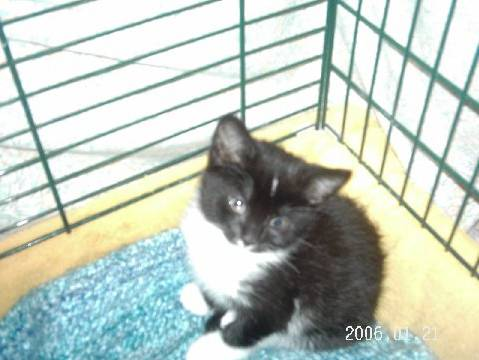
#> input picture training_set/training_set/cats/cat.1062.jpg, 479 x 360 px, found by its file name; its folder holds only this picture in this run
$ python cat_dogs_ml_svm.py
#> lines starting #> are read from the running program, lines starting #| are printed output that depends on the picture
#!/usr/bin/env python3
"""
svm_raw_pixels.py

Ham piksel (64x64 grayscale -> 4096 boyut) kullanarak SVM ile kedi/köpek sınıflandırması.
Kullanım:
    python svm_raw_pixels.py

Ayarlar dosyanın içinde (TRAIN_PATH, TEST_PATH, IMG_SIZE).
Gerekli paketler:
    pip install numpy opencv-python scikit-learn joblib
"""
import os
import cv2
import numpy as np
from collections import Counter
from sklearn.svm import LinearSVC
from sklearn.preprocessing import StandardScaler
from sklearn.decomposition import PCA
from sklearn.model_selection import GridSearchCV
from sklearn.metrics import classification_report, accuracy_score, confusion_matrix
import joblib
import warnings

# Ayarlar — öncelikle sabit, mutlak yollara bak (VS Code cwd sorunlarını önlemek için)
BASE_DIR = os.path.dirname(os.path.abspath(__file__))
# Kullanıcının verdiği kesin yollar
TRAIN_PATH = r"C:\Users\ataka\Desktop\MachineLearningProject\training_set\training_set"
TEST_PATH = r"C:\Users\ataka\Desktop\MachineLearningProject\test_set\test_set"
# Eğer sabit yollar bulunamazsa repo-ilişkili yollara geri dön
if not os.path.exists(TRAIN_PATH):
    TRAIN_PATH = os.path.join(BASE_DIR, 'training_set', 'training_set')
if not os.path.exists(TEST_PATH):
    TEST_PATH = os.path.join(BASE_DIR, 'test_set', 'test_set')
CATEGORIES = ['cats', 'dogs']
IMG_SIZE = 64  # (cat_dogs_ml.py ile aynı)
USE_PCA = False  # Ham piksel isteğe bağlı PCA ile boyut azaltma (default False)

def load_images_as_flat(data_path):
    X = []
    y = []
    for idx, cat in enumerate(CATEGORIES):
        folder = os.path.join(data_path, cat)
        if not os.path.exists(folder):
            print(f"[UYARI] Klasör bulunamadı: {folder}")
            continue
        filenames = os.listdir(folder)
        count = 0
        for fname in filenames:
            if not fname.lower().endswith(('.jpg', '.jpeg', '.png')):
                continue
            p = os.path.join(folder, fname)
            img = cv2.imread(p, cv2.IMREAD_GRAYSCALE)
            if img is None:
                continue
            img = cv2.resize(img, (IMG_SIZE, IMG_SIZE))
            vec = img.flatten()  # 64*64 = 4096
            X.append(vec)
            y.append(idx)
            count += 1
        print(f"  - {cat}: {count} resim yüklendi.")
    if len(X) == 0:
        return np.array([]), np.array([])
    return np.array(X, dtype=np.float32), np.array(y, dtype=np.int32)

def main():
    print("Veriler yükleniyor...")
    print(f"Kullanılacak TRAIN_PATH: {TRAIN_PATH}")
    print(f"Kullanılacak TEST_PATH: {TEST_PATH}")
    X_train, y_train = load_images_as_flat(TRAIN_PATH)
#> in load_images_as_flat, `img = cv2.imread(p, cv2.IMREAD_GRAYSCALE)`:
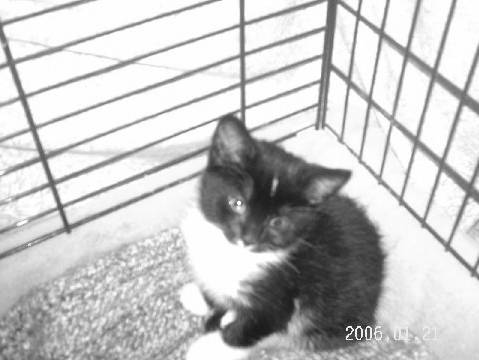
#> img: shape (360, 479); min 11, max 255, mean 197.3
#> in load_images_as_flat, `img = cv2.resize(img, (IMG_SIZE, IMG_SIZE))`:
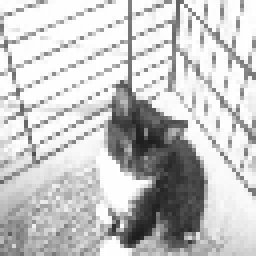
#> img: shape (64, 64) (shown 4 times larger); min 30, max 255, mean 197
#> in load_images_as_flat, `vec = img.flatten()`: vec = 4096 values, max 255 at index 35, min 30 at index 2277, mean 197
#> pass 2 of the loop in load_images_as_flat, `for idx, cat in enumerate(CATEGORIES):`:
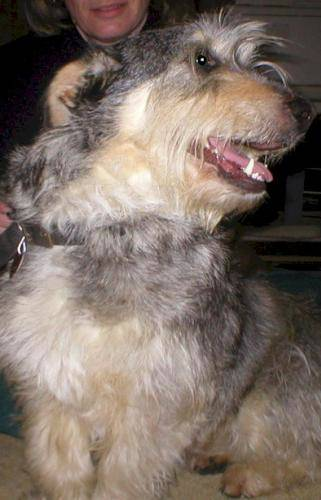
#> input picture training_set/training_set/dogs/dog.1056.jpg, 321 x 500 px, found by its file name
#> in load_images_as_flat, `img = cv2.imread(p, cv2.IMREAD_GRAYSCALE)`:
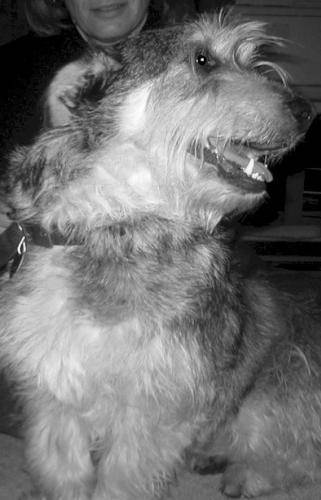
#> img: shape (500, 321); min 0, max 255, mean 114.1
#> in load_images_as_flat, `img = cv2.resize(img, (IMG_SIZE, IMG_SIZE))`:
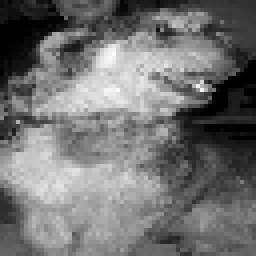
#> img: shape (64, 64) (shown 4 times larger); min 0, max 252, mean 113.9
#> vec = 4096 values, max 252 at index 860, min 0 at index 262, mean 113.9
#> y_train = [0, 1]
    X_test, y_test = load_images_as_flat(TEST_PATH)
#> pass 2 of the loop in load_images_as_flat, `for idx, cat in enumerate(CATEGORIES):`:
#> y_test = [0, 1]

    if X_train.size == 0:
        print("Eğitim verisi bulunamadı. TRAIN_PATH'i kontrol edin.")
        return
    if X_test.size == 0:
        print("Test verisi bulunamadı. TEST_PATH'i kontrol edin.")
        return

    print(f"Eğitim örnek sayısı: {len(y_train)}, Test örnek sayısı: {len(y_test)}")
#| Eğitim örnek sayısı: 2, Test örnek sayısı: 2
    # Ölçekleme (çok önemli)
    scaler = StandardScaler()
    X_train_s = scaler.fit_transform(X_train)
    X_test_s = scaler.transform(X_test)

    # İsteğe bağlı PCA ile boyut azaltma
    if USE_PCA:
        print("PCA uygulanıyor (örnek: 0.98 varyans koruma)...")
        pca = PCA(n_components=0.98, svd_solver='full')
        X_train_s = pca.fit_transform(X_train_s)
        X_test_s = pca.transform(X_test_s)
    else:
        pca = None

    # Çapraz doğrulama katman sayısını veriye göre belirle (en az 2 olmalı)
    class_counts = Counter(y_train)
#> class_counts = {0: 1, 1: 1}
    min_count = min(class_counts.values()) if class_counts else 0
#> min_count = 1
    cv = min(5, min_count) if min_count >= 2 else 2
#> cv = 2

    # Eğer veri çok çok küçükse GridSearch yerine direkt eğitim yap
    perform_grid = cv >= 2 and len(y_train) >= cv * 2
#> perform_grid = False

    # Model / GridSearch
    if perform_grid:
        print(f"GridSearch ile LinearSVC optimizasyonu (cv={cv}) başlatılıyor...")
        param_grid = {'C': [0.01, 0.1, 1, 10]}
        svc = LinearSVC(max_iter=5000, dual=False)
        # Use single-threaded GridSearch on Windows to avoid loky/worker access violations
        grid = GridSearchCV(svc, param_grid, cv=cv, n_jobs=1, verbose=1)
        with warnings.catch_warnings():
            warnings.simplefilter("ignore")
            grid.fit(X_train_s, y_train)
        best = grid.best_estimator_
        print("En iyi parametreler:", grid.best_params_)
    else:
        print("GridSearch yapılamıyor (veri çok küçük). Varsayılan LinearSVC ile eğitim yapılıyor.")
        best = LinearSVC(max_iter=5000, dual=False)
        with warnings.catch_warnings():
            warnings.simplefilter("ignore")
            best.fit(X_train_s, y_train)

    # Değerlendirme
    print("Test setinde tahmin yapılıyor...")
    try:
        y_pred = best.predict(X_test_s)
#> y_pred = [0, 1]
    except Exception as e:
        print("Tahmin sırasında hata:", e)
        return

    acc = accuracy_score(y_test, y_pred)
#> acc = 1
    print(f"Test doğruluk (accuracy): {acc:.4f}")
#| Test doğruluk (accuracy): 1.0000
    print("Classification report:")
    print(classification_report(y_test, y_pred, target_names=CATEGORIES))
#|               precision    recall  f1-score   support
#|         cats       1.00      1.00      1.00         1
#|         dogs       1.00      1.00      1.00         1
#|     accuracy                           1.00         2
#|    macro avg       1.00      1.00      1.00         2
#| weighted avg       1.00      1.00      1.00         2
    print("Confusion matrix:")
    print(confusion_matrix(y_test, y_pred))
#| [[1 0]
#|  [0 1]]

    # Modeli kaydet
    model_bundle = {
        'model': best,
        'scaler': scaler,
        'pca': pca,
        'img_size': IMG_SIZE,
        'categories': CATEGORIES
    }
    joblib.dump(model_bundle, "svm_raw_pixels_model.pkl")
    print("Model kaydedildi: svm_raw_pixels_model.pkl")

if __name__ == "__main__":
    main()
